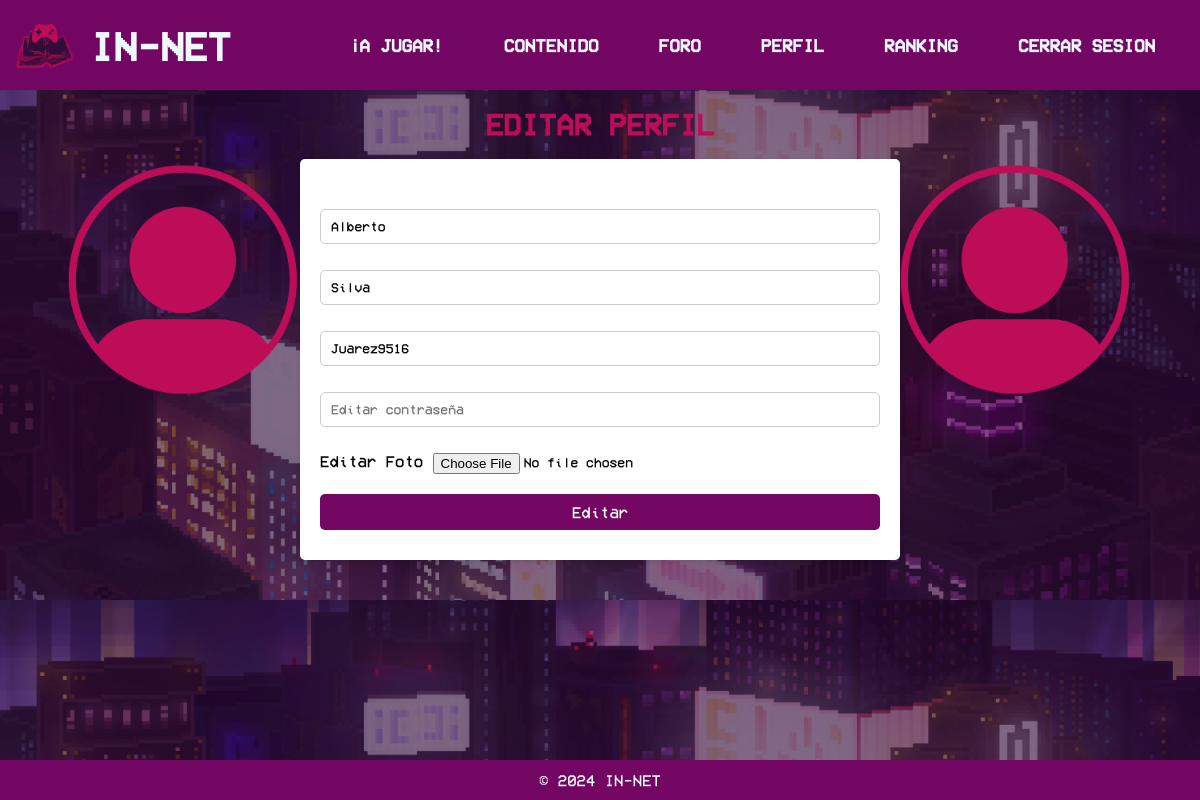
The app's page /Perfil/editarRegistro.php (signed in) with its own data.
### tables this page shows
CREATE TABLE `usuario` (
  `id` int(11) NOT NULL,
  `nombre` varchar(100) NOT NULL,
  `email` varchar(100) NOT NULL,
  `codigo_verificacion` varchar(32) NOT NULL,
  `verificado` tinyint(1) NOT NULL DEFAULT 0,
  `pass` varchar(50) NOT NULL,
  `nickname` varchar(30) NOT NULL,
  `apellidos` varchar(50) NOT NULL,
  `fotografia` varchar(128) NOT NULL,
  `archivo_n` varchar(128) NOT NULL,
  `admin` int(2) NOT NULL DEFAULT 0,
  `status` varchar(20) NOT NULL,
  `unique_id` int(255) NOT NULL,
  `score` int(11) NOT NULL DEFAULT 0
);

### Inicio/includes/user.php (called while the page is built, shortened)
<?php
include_once 'db.php';
class User extends DB{
    private $nombre;
    private $username;
    public function setUser($user){
        $query = $this->connect()->prepare('SELECT * FROM usuario WHERE nickname = :user');
        $query->execute(['user' => $user]);
        foreach ($query as $currentUser) {
            $this->nombre = $currentUser['nombre'];
            $this->apellidos= $currentUser['apellidos'];
            $this->username = $currentUser['nickname'];
        }
    }
    public function getNombre(){
        return $this->nombre;
    }
    public function getApellidos(){
        return $this->apellidos;
    }
    public function getusername(){
        return $this->username;
    }
}
?>

### Inicio/includes/db.php (called while the page is built)
<?php
class DB{
    private $host;
    private $db;
    private $user;
    private $password;
    private $charset;
    public function __construct(){
        $this->host     = 'localhost';
        $this->db       = 'innet';
        $this->user     = 'root';
        $this->password = "";
        $this->charset  = 'utf8mb4';
    }
    function connect(){
        try{
            $connection = "mysql:host=" . $this->host . ";dbname=" . $this->db . ";charset=" . $this->charset;
            $options = [
                PDO::ATTR_ERRMODE            => PDO::ERRMODE_EXCEPTION,
                PDO::ATTR_EMULATE_PREPARES   => false,
            ];
            $pdo = new PDO($connection, $this->user, $this->password, $options);
            return $pdo;
        }catch(PDOException $e){
            print_r('Error connection: ' . $e->getMessage());
        }
    }
}
?>

### Perfil/editarRegistro.php (the view, shortened to what this page needs)
<?php
    include_once '../Inicio/includes/user.php';
    $userSession = new UserSession();
    $user = new User();
    if(isset($_SESSION['user'])){
    $user->setUser($userSession->getCurrentUser());
?>
<!DOCTYPE html>
<html>
    <head>
    <link href="http://localhost/IN-NET/CSS/index.css" rel="stylesheet"/>
    <link href="http://localhost/IN-NET/CSS/formularie.css" rel="stylesheet"/>
    </head>
    <body>
    <?php include 'header.php'; ?>
    <div class="contenedorR">
        <h2>EDITAR PERFIL</h2>
        <form class="form" enctype= "multipart/form-data" action="enviarEditar.php" method="post">
                <div id="mensaje"></div>
                <input type="text" id="nombre" name="nombre" value = "<?php echo $user->getNombre();?>" placeholder="Editar tu nombre(s)" pattern="[a-zA-ZáéíóúÁÉÍÓÚñÑ\s]+" title="Solo se permiten letras y espacios"><br><br>
                <input type="text" id="apellidos" name="apellidos" value = "<?php echo $user->getApellidos();?>" placeholder="Editar tus apellidos" pattern="[a-zA-ZáéíóúÁÉÍÓÚñÑ\s]+" title="Solo se permiten letras y espacios"><br><br>
                <input type="text" id="nickname" name="nickname"  value = "<?php echo $user->getUsername();?>" placeholder="Editar nickname" onblur="validarN();"><br><br>
                <input type="password" name="pass" placeholder="Editar contraseña"><br><br>
                <label class="custom-file-upload">
                    <span class="file-upload-text" id="file-text">Editar Foto</span>
                    <input type="file" id ="archivo" name="archivo" accept=".jpg, .jpeg, .png" onchange="handleFileChange()"/>
                </label><br>
                <input class='boton' type="submit" onclick=" return validar();" name="registrar" value="Editar">
        </form>
    </div>
</body>
<footer>
        <p>&copy; 2024 IN-NET</p>
    </footer>
<?php
} else {header("Location: ../Inicio/index.php");
  exit();
}
?>

### CSS/index.css (style rules this page uses)
* { padding: 0; margin: 0; box-sizing: border-box; font-family: 'Pixel', Arial, sans-serif; }
h2 { font-size: 30px; margin: 20px; color: #BD0D59; text-align: center; }
footer { background-color: #730662; color: aliceblue; text-align: center; padding: 1% 0; position: fixed; bottom: 0; width: 100%; margin: 0 auto; }

### CSS/formularie.css (style rules this page uses)
* { padding: 0; margin: 0; box-sizing: border-box; font-family: 'Pixel', Arial, sans-serif; }
body { background-image: url(http://localhost/IN-NET/Imagenes/general/form.jpg); background-size: cover; background-attachment: fixed; }
.contenedorR { width: 50%; margin: 0 auto; }
.form { background-color: #fff; padding: 20px; border-radius: 5px; box-shadow: 0 2px 5px rgba(0, 0, 0, 0.1); }
input[type="text"], input[type="password"], input[type="email"], input[type="submit"] { width: 100%; padding: 10px; margin-bottom: 10px; border: 1px solid #ccc; border-radius: 5px; box-sizing: border-box; }
input[type="submit"] { background-color: #730662; color: #fff; border: none; cursor: pointer; }
#mensaje { padding: 15px; color: #BD0D59; }

### CSS/perfill.css (style rules this page uses)
body { background-image: url(http://localhost/IN-NET/Imagenes/general/perfil.png); background-size: 100% auto; }
.boton { background-color: #730662; color: white; border: none; padding: 10px 20px; text-align: center; text-decoration: none; display: inline-block; font-size: 16px; margin-top: 20px; border-radius: 5px; cursor: pointer; transition: background-color 0.3s; }

### records on screen
usuario: nombre "Alberto", apellidos "Silva", nickname "Juarez9516"
